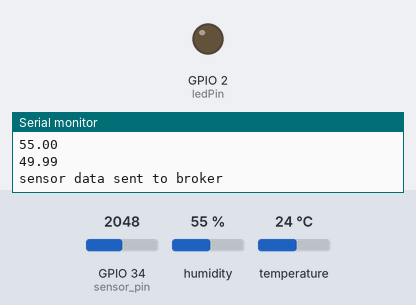
The sketch below on a simulated ESP32. Parts: output pins drawn as LEDs (lit = HIGH), the last lines printed to the serial monitor. Inputs (shaded band) come from the test bench; at power-on: GPIO 34 (sensor_pin) = 2048, humidity 55 %, temperature 24 °C. WiFi joins after 1.5 s; servers stay silent unless stated; no MQTT or app messages arrive unless stated.

Above: at 3.7 s.
3.8 s: GPIO 34 (sensor_pin) set to 3033
5.7 s: GPIO 34 (sensor_pin) set to 3126
At 7.6 s:
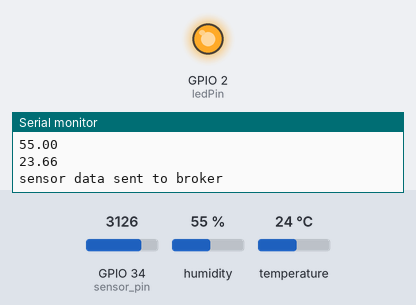
12.0 s: GPIO 34 (sensor_pin) set to 2866
At 12.9 s:
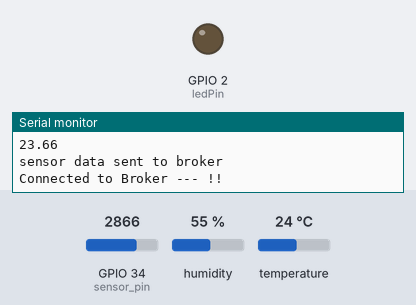
14.1 s: GPIO 34 (sensor_pin) set to 3603
At 15.8 s:
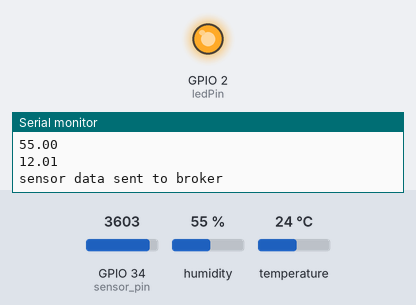
Timing chart, 0 to 17.1 s (numbered marks = the images above; inputs shaded):
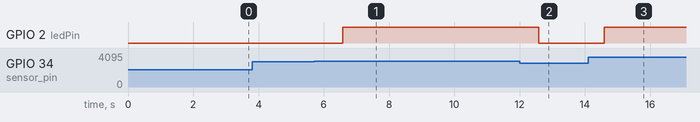

The sketch:

Mqtt_publisher.ino
```cpp
#include <WiFi.h>
#include <PubSubClient.h>
#include <esp_wifi.h>
#include <ArduinoJson.h>
#include "DHT.h"
#include <esp_now.h>

// Set the custom MAC address in case your ESP32 is not regsitered with the acts network - wifi spoofing
//uint8_t newMACAddress[] = {0xc8, 0xb2, 0x9b, 0x70, 0x8a, 0xeb};  // a8:6d:aa:0e:61:f9

#define DHTPIN 4

#define DHTTYPE DHT22

//#define LED 2

DHT dht(DHTPIN,DHTTYPE);

DynamicJsonDocument sensor_data_payload(10724);

char sensor_data_format_for_mqtt_publish[1024];

const char* ssid =   "acts";                          //ssid - service set Identifier (Replace it with your ssid name)

const char* password =  "";                     // replace with ssid paasword

const char* mqttBroker = "192.168.77.98";                  // broker address - replace it with your broker address/cloud broker - test.mosquitto.org

const int   mqttPort = 1883;                            // broker port number

const char* clientID = "iotnode-01";                   // client-id --> replace it in case willing to connect with same broker

const char* mqtt_topic_for_publish = "cdac/room/1/data/"; // topic names

const char* topic = "esp32/output";

const int ledPin = 2; // Replace with your actual LED pin

uint8_t broadcastAddress[] = {0xCC,0x50,0xE3,0xB0,0x7E,0xF8}; // Receivers MAC address, where the data should be sent for further calculations and triggering the actuators.

WiFiClient MQTTclient;

WiFiClient espClient;

PubSubClient client(MQTTclient);


//float sensor_analog;

const int sensor_pin = 34;

long lastReconnectAttempt = 0;
boolean reconnect()
{
  //boolean connect (clientID, [username, password], [willTopic, willQoS, willRetain, willMessage], [cleanSession])
  if (client.connect(clientID)) {

    Serial.println("Attempting to connect broker");

  }
  return client.connected();
}


void setup() {
  Serial.begin(115200);
  Serial.println("Attempting to connect...");
  dht.begin();
  WiFi.mode(WIFI_STA);
//  pinMode(LED,OUTPUT);
//  esp_wifi_set_mac(WIFI_IF_STA, &newMACAddress[0]); // for wifi spoofing
  WiFi.begin(ssid, password); // Connect to WiFi.
  if (WiFi.waitForConnectResult() != WL_CONNECTED)
  {
    Serial.println("Couldn't connect to WiFi.");
  }
  Serial.print("ESP32 IP ADDRESS : ");
  Serial.println(WiFi.localIP());
  //Add details for MQTT Broker
  client.setServer(mqttBroker, mqttPort); // Connect to broker
  lastReconnectAttempt = 0;

//    SUBSCRIBER CODE STARTS HERE....


  delay(1000);

  // Connect to WiFi
  WiFi.begin(ssid, password);
  while (WiFi.status() != WL_CONNECTED) {
    delay(500);
    Serial.print(".");
  }
  Serial.println("");
  Serial.print("Connected to WiFi with IP: ");
  Serial.println(WiFi.localIP());

  // Connect to MQTT broker
  client.setServer(mqttBroker, mqttPort);
  client.setCallback(callback);
  if (!client.connect("ESP32Client")) {
    Serial.print("MQTT connection failed, rc=");
    Serial.print(client.state());
    Serial.println(" retrying in 5 seconds");
    delay(5000);
  }

  // Subscribe to the topic
  client.subscribe(topic);

  // Configure LED pin as output
  pinMode(ledPin, OUTPUT);


}
void loop() {
  if (!client.connected())
  {
    long now = millis();  // Returns the number of milliseconds passed since the Arduino board began running the current program
    if (now - lastReconnectAttempt > 5000) { // Try to reconnect.
      lastReconnectAttempt = now;
      if (reconnect())
      {
        lastReconnectAttempt = 0;
      }
    }
  }
  else
  {
//    int sensor_value.id = 1;

    Serial.println("Connected to Broker --- !!");
    client.loop();
    float sensor_analog = analogRead(sensor_pin);
//    float h = dht.readHumidity();
    float temp = dht.readTemperature();
    float humidity = dht.readHumidity();
    float moisture = (100 -((sensor_analog/4095.00)*100));

    sensor_data_payload["temperature"] = temp;
    sensor_data_payload["humidity"]   = humidity;
    sensor_data_payload["moisture"] = moisture;
    if(moisture < 25.00){
      digitalWrite(ledPin,HIGH);
    }
    else{
      digitalWrite(ledPin,LOW);
    }
    if (isnan(humidity) || isnan(temp)) {
    Serial.println(F("Failed to read from DHT sensor!"));
    return;

  }


    serializeJson(sensor_data_payload, sensor_data_format_for_mqtt_publish);

    delay(1000);
    Serial.println(temp);
    Serial.println(humidity);
    Serial.println(moisture);
    client.publish(mqtt_topic_for_publish,sensor_data_format_for_mqtt_publish);  //(topicname, payload)
    Serial.println("sensor data sent to broker");
    delay(1000);
  }
}


void callback(char* topic, byte* payload, unsigned int length) {
  Serial.print("Message arrived on topic: ");
  Serial.println(topic);
  Serial.print("Message payload: ");
  for (int i = 0; i < length; i++) {
    Serial.print((char)payload[i]);

    if(*payload == 49){
      digitalWrite(ledPin,HIGH);
    }
    else if(*payload == 48){
      digitalWrite(ledPin,LOW);
    }
    else{
      Serial.println("Invalid Message");
    }
  }
  Serial.println();
  Serial.println(*payload);
  Serial.println(length);

}
void reconnectMQTT() {
  // Attempt to reconnect to the MQTT broker
  while (!client.connect("ESP32Client")) {
    Serial.print("MQTT connection failed, rc=");
    Serial.print(client.state());
    Serial.println(" retrying in 5 seconds");
    delay(5000);
  }
}
```

Measured:
- the behaviour switches between 3071 and 3072 on GPIO 34 (sensor_pin) (found by bisection; images 0 and 1)
- after the input at 5.7 s, GPIO 2 (ledPin): LOW → HIGH after 0.88 s
- after the input at 12.0 s, GPIO 2 (ledPin): HIGH → LOW after 0.59 s
- after the input at 14.1 s, GPIO 2 (ledPin): LOW → HIGH after 0.50 s
